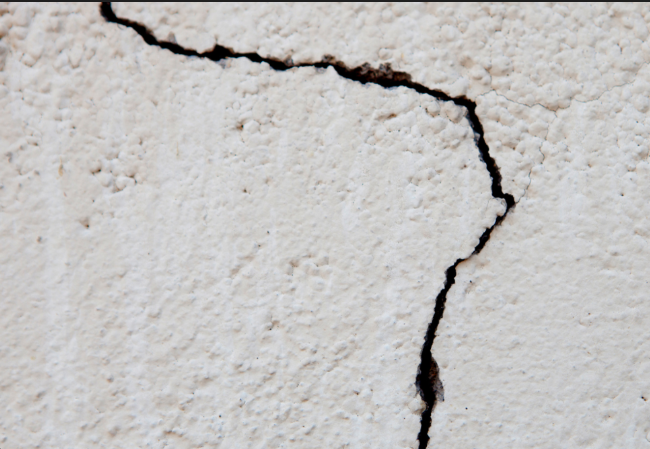
#> input picture Crack Detection Software Implementation/Embed Proj Software Implementation/Test_Crack1.png, 650 x 449 px
$ python crack_detection_algo.py   (older library calls are emulated)
#> lines starting #> are read from the running program, lines starting #| are printed output that depends on the picture; after the words box and inside, x2 and y2 are one past the last pixel; in counts of white or black regions, pixels touching at a corner belong together
import cv2
import numpy as np

def detect_cracks_refined(image_path):
#> called with image_path = 'Test_Crack1.png'
    img = cv2.imread(image_path)
#> img is the input picture: shape (449, 650, 3); mean B, G, R 194.2, 195.2, 196.8
    if img is None:
        print("Error: Image not found.")
        return None, []

    # 1. Grayscale
    gray = cv2.cvtColor(img, cv2.COLOR_BGR2GRAY)

    # 2. FFT High-pass filter
    dft = cv2.dft(np.float32(gray), flags=cv2.DFT_COMPLEX_OUTPUT)
    dft_shift = np.fft.fftshift(dft)

    rows, cols = gray.shape
#> rows = 449; cols = 650
    crow, ccol = rows // 2, cols // 2
#> crow = 224; ccol = 325

    mask = np.ones((rows, cols, 2), np.uint8)
    r = 40
    mask[crow-r:crow+r, ccol-r:ccol+r] = 0

    fshift = dft_shift * mask
    f_ishift = np.fft.ifftshift(fshift)

    img_back = cv2.idft(f_ishift)
    img_back = cv2.magnitude(img_back[:,:,0], img_back[:,:,1])

    fft_enhanced = cv2.normalize(img_back, None, 0, 255, cv2.NORM_MINMAX).astype(np.uint8)

    # 3. Blur
    blurred = cv2.GaussianBlur(fft_enhanced, (5, 5), 0)

    # 4. Sobel Edge Detection
    sobelx = cv2.Sobel(blurred, cv2.CV_64F, 1, 0, ksize=3)
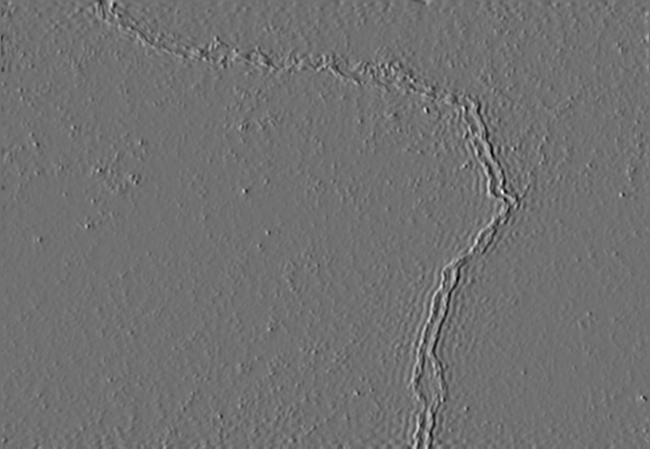
#> sobelx: shape (449, 650) float64; min -293, max 367, mean 0; drawn with min black and max white
    sobely = cv2.Sobel(blurred, cv2.CV_64F, 0, 1, ksize=3)
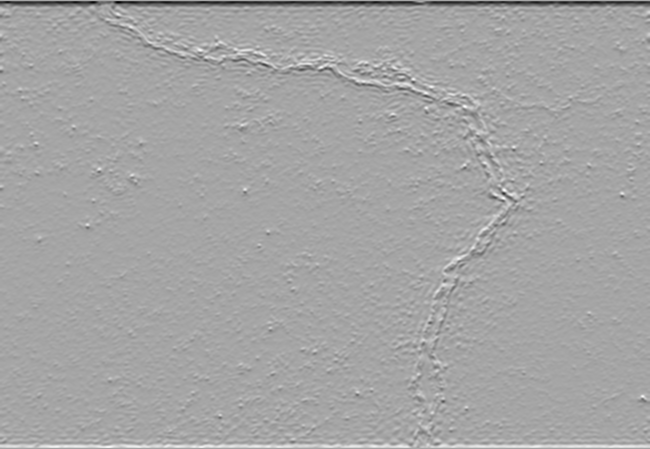
#> sobely: shape (449, 650) float64; min -495, max 270, mean -1.8; drawn with min black and max white
    sobel_combined = cv2.magnitude(sobelx, sobely)
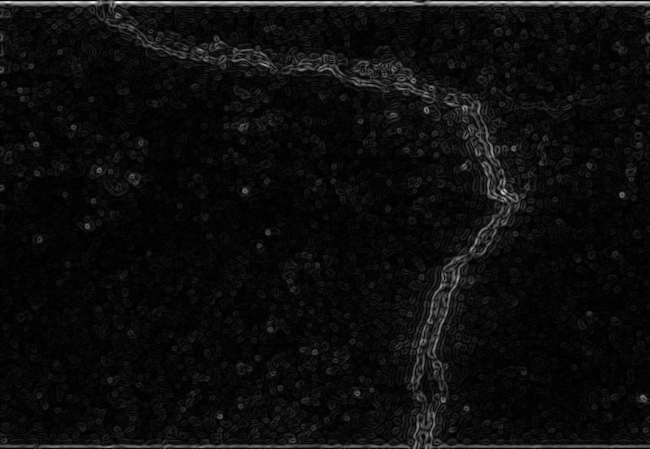
#> sobel_combined: shape (449, 650) float64; min 0, max 496, mean 26; drawn with min black and max white

    sobel_8u = np.uint8(cv2.normalize(sobel_combined, None, 0, 255, cv2.NORM_MINMAX))

    # 5. Threshold
    _, thresh = cv2.threshold(sobel_8u, 60, 255, cv2.THRESH_BINARY)
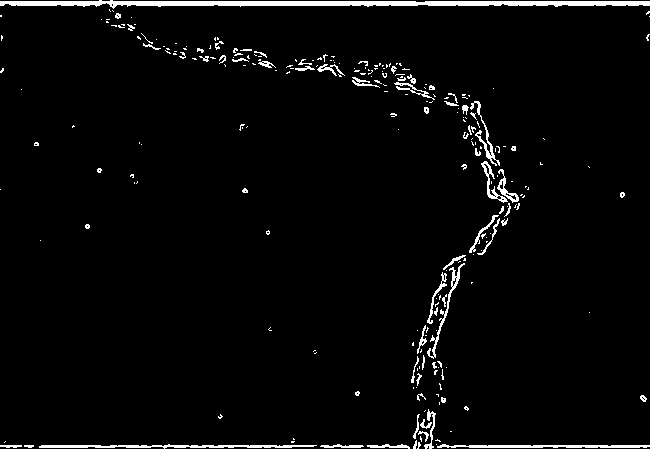
#> thresh: shape (449, 650); 3.2% white; 252 white regions (187 under 20 px), largest, box (x1, y1, x2, y2) and area: (0, 0, 650, 9) 3143, (39, 444, 317, 449) 705, (437, 444, 650, 448) 577

    # 6. Remove border noise
    margin = 15
    thresh[0:margin, :] = 0
    thresh[-margin:, :] = 0
#> thresh: shape (449, 650); 1.5% white in thin lines or dots
    thresh[:, 0:margin] = 0
#> thresh: shape (449, 650); 1.5% white in thin lines or dots
    thresh[:, -margin:] = 0
#> thresh: shape (449, 650); 1.5% white in thin lines or dots, all inside (x1, y1, x2, y2) = (21, 15, 625, 434)

    # 7. Morphological closing
    kernel = np.ones((9, 9), np.uint8)
    closing = cv2.morphologyEx(thresh, cv2.MORPH_CLOSE, kernel)
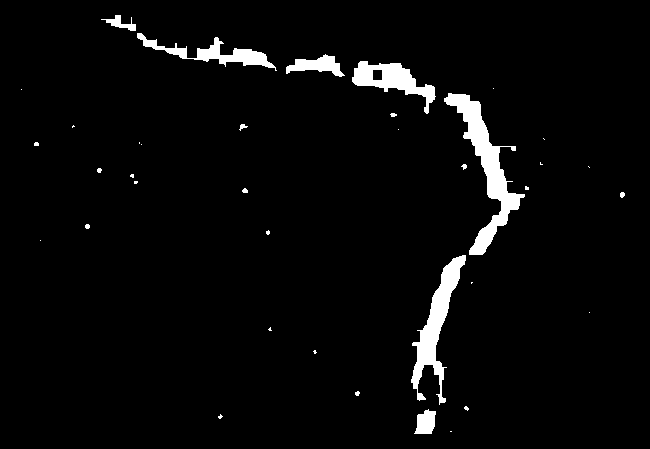
#> closing: shape (449, 650); 3.5% white; 37 white regions (23 under 20 px)

    # 8. Find contours
    contours, _ = cv2.findContours(closing, cv2.RETR_EXTERNAL, cv2.CHAIN_APPROX_SIMPLE)
#> contours = 37 contours, 30 with area under 20; largest, box (x1, y1, x2, y2) and area: (444, 93, 525, 255) 3018, (411, 255, 466, 405) 2219, (352, 61, 436, 114) 1604, (137, 33, 277, 71) 1166, (286, 54, 345, 77) 588, (414, 409, 436, 434) 356, (101, 15, 136, 31) 164

    output_img = img.copy()
    crack_pixels = []

    # 9. Filter valid cracks
    for cnt in contours:
        perimeter = cv2.arcLength(cnt, True)

        if perimeter > 100:
            cv2.drawContours(output_img, [cnt], -1, (255, 0, 0), 2)

            M = cv2.moments(cnt)
            if M["m00"] != 0:
                cx = int(M["m10"] / M["m00"])
                cy = int(M["m01"] / M["m00"])
                crack_pixels.append((cx, cy))
#> this loop made 37 passes
#> (perimeter, cx, cy) on passes 10, 31, 34, 35, 36, 37: (487.1, 436, 323), (545, 485, 167), (269.6, 390, 79), (155, 316, 65), (410.4, 215, 53), (106.1, 120, 23)
#> perimeter on passes 2 to 7: 12.49, 82.97, 12.49, 13.66, 9.66, 9.66
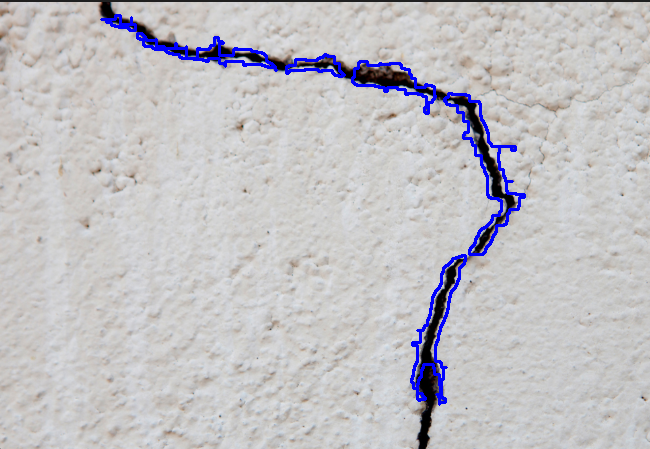
#> output_img: shape (449, 650, 3); 2.01% of pixels changed, all inside (x1, y1, x2, y2) = (100, 14, 526, 406)
#> after the loop, crack_pixels = [(436, 323), (485, 167), (390, 79), (316, 65), (215, 53), (120, 23)]

    # 🚨 No cracks detected
    if len(crack_pixels) == 0:
        return None, []

    # 10. Compute global center
    avg_x = int(np.mean([p[0] for p in crack_pixels]))
#> avg_x = 327
    avg_y = int(np.mean([p[1] for p in crack_pixels]))
#> avg_y = 118

    offset = 15
    cv2.line(output_img, (avg_x - offset, avg_y), (avg_x + offset, avg_y), (0, 255, 0), 3)
    cv2.line(output_img, (avg_x, avg_y - offset), (avg_x, avg_y + offset), (0, 255, 0), 3)

    cv2.putText(output_img, f"Center ({avg_x},{avg_y})",
                (avg_x + 20, avg_y - 20),
                cv2.FONT_HERSHEY_SIMPLEX, 0.7, (0, 255, 0), 2)
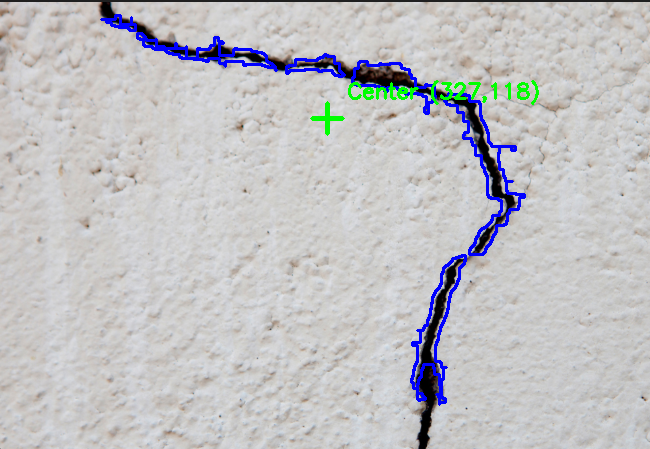
#> output_img: shape (449, 650, 3); mean B, G, R 195.3, 192.7, 192.9

    return output_img, [(avg_x, avg_y)]


# --- MAIN EXECUTION ---
image_path = 'Test_Crack1.png'

result_view, pixel_coords = detect_cracks_refined(image_path)
#> pixel_coords = [(327, 118)]

if len(pixel_coords) == 0:
    print("No cracks found")
else:
    print(f"Final Validated Crack Count: {len(pixel_coords)}")
#| Final Validated Crack Count: 1
    print(f"Coordinates: {pixel_coords}")
#| Coordinates: [(327, 118)]

    cv2.imshow('Final Detection Logic', result_view)
    cv2.waitKey(0)
    cv2.destroyAllWindows()

$ run again, with Crack Detection Software Implementation/Embed Proj Software Implementation/Test_Crack2.png copied over Crack Detection Software Implementation/Embed Proj Software Implementation/Test_Crack1.png
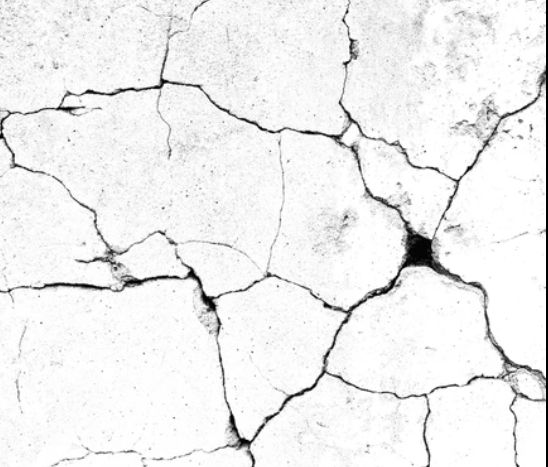
#> input picture Crack Detection Software Implementation/Embed Proj Software Implementation/Test_Crack2.png, 548 x 467 px
#> in detect_cracks_refined, img is the input picture: shape (467, 548, 3); mean B, G, R 239.1, 239.1, 239.1
#> in detect_cracks_refined, `_, thresh = cv2.threshold(sobel_8u, 60, 255, cv2.THRESH_BINARY)`:
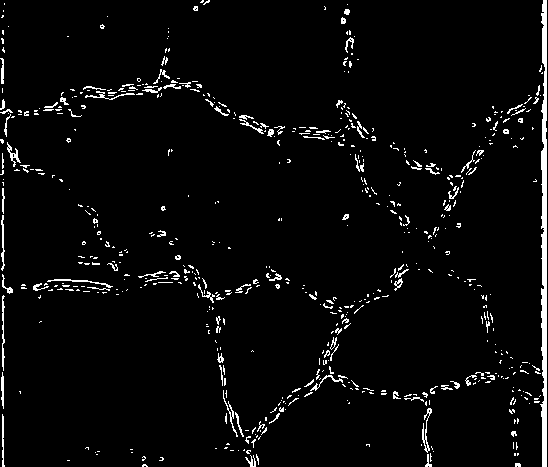
#> thresh: shape (467, 548); 3.8% white in thin lines or dots
#> closing: shape (467, 548); 6.3% white; 77 white regions (44 under 20 px)
#> contours = 77 contours, 49 with area under 20; largest, box (x1, y1, x2, y2) and area: (217, 289, 509, 452) 3514, (18, 48, 202, 117) 1966, (292, 100, 380, 205) 1219, (138, 265, 260, 312) 1128, (21, 279, 128, 299) 776
#> the loop in detect_cracks_refined, `for cnt in contours:` made 77 passes
#> (perimeter, cx, cy) on passes 9, 11, 15, 18, 19, 25, 31, 46: (179.3, 516, 409), (151.1, 514, 364), (1352.1, 336, 380), (182.9, 482, 306), (250.1, 71, 285), (345.8, 192, 282), (145.2, 98, 260), (104.9, 92, 216)
#> after the loop in detect_cracks_refined, `for cnt in contours:`: crack_pixels = [(516, 409), (514, 364), (336, 380), (482, 306), (71, 285), (192, 282), (98, 260), (92, 216), (23, 165), (459, 181), (343, 138), (505, 118), (245, 119), (113, 92), (348, 51)]
#> avg_x = 289
#> avg_y = 224
#> in detect_cracks_refined, `cv2.putText(output_img, f"Center ({avg_x},{avg_y})", (avg_x + 20, avg_..`:
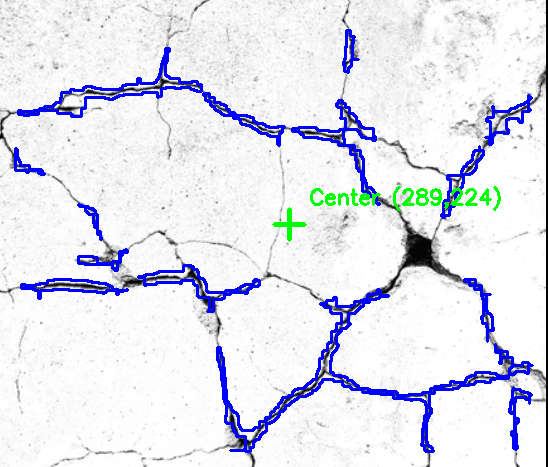
#> output_img: shape (467, 548, 3); mean B, G, R 239.7, 228.3, 226.6
#> pixel_coords = [(289, 224)]
#| Final Validated Crack Count: 1
#| Coordinates: [(289, 224)]
